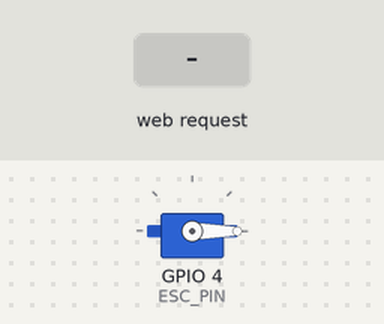
Bench run of a sketch on a simulated ESP32. Parts: servo. Inputs (shaded band) come from the test bench. What the sketch prints to the serial monitor is not drawn.

Above: at 6.2 s.
6.3 s: HTTP request GET /start received
At 7.0 s:
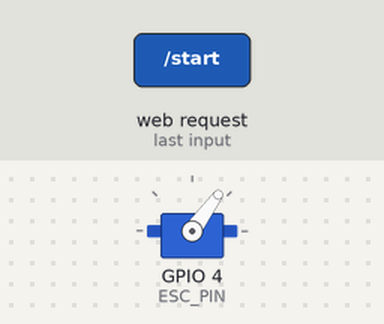
7.8 s: HTTP request GET /stop received
At 8.2 s:
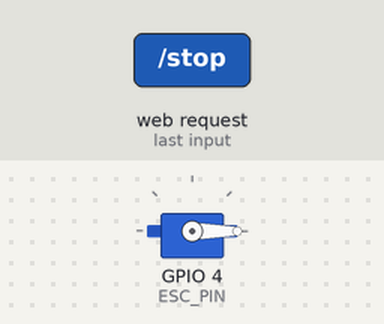
Timing chart, 0 to 10.8 s (numbered marks = the images above; inputs shaded):
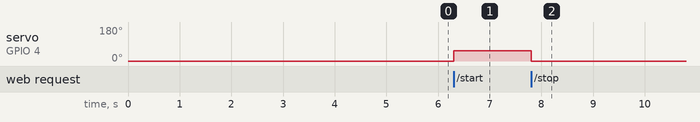

Measured:
- after the input at 6.3 s, servo on GPIO 4 (ESC_PIN): 0° → 54° at once
- after the input at 7.8 s, servo on GPIO 4 (ESC_PIN): 54° → 0° at once

The sketch:

Teste2.ino
```cpp
#include <WiFi.h>
#include <WebServer.h>
#include <ESP32Servo.h>

const char* ssid = "ESP32_WIFI";
const char* password = "12345678";

WebServer server(80);

Servo esc;

#define ESC_PIN 4

int throttle = 1000;

void handleRoot() {

  String html = R"rawliteral(
    <html>
    <body>
      <h1>Controle ESC</h1>

      <a href="/start">
        <button style="width:200px;height:80px;font-size:30px;">
          START
        </button>
      </a>

      <a href="/stop">
        <button style="width:200px;height:80px;font-size:30px;">
          STOP
        </button>
      </a>

    </body>
    </html>
  )rawliteral";

  server.send(200, "text/html", html);
}

void handleStart() {
  throttle = 1300;
  esc.writeMicroseconds(throttle);

  server.send(200, "text/html", "ESC LIGADO");
}

void handleStop() {
  throttle = 1000;
  esc.writeMicroseconds(throttle);

  server.send(200, "text/html", "ESC PARADO");
}

void setup() {

  Serial.begin(115200);

  esc.attach(ESC_PIN, 1000, 2000);

  esc.writeMicroseconds(1000);

  delay(5000);

  WiFi.softAP(ssid, password);

  Serial.println("WiFi iniciado");
  Serial.println(WiFi.softAPIP());

  server.on("/", handleRoot);
  server.on("/start", handleStart);
  server.on("/stop", handleStop);

  server.begin();
}

void loop() {
  server.handleClient();
}
```
